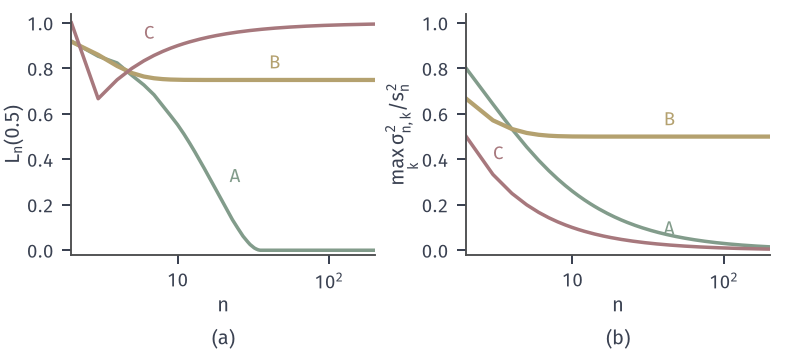

The Python source for this figure:
from pathlib import Path
import sys
HERE = Path(__file__).resolve().parent
sys.path.insert(0, str(HERE.parent/'clt-common'))
from clt_fig import *
from lindeberg import lindeberg_ratio, max_share
# (a) Lindeberg ratio L_n(0.5) and (b) largest normalized variance max_k sigma_{n,k}^2/s_n^2
# against n = 2..200 for arrays A (green), B (yellow), C (red); exact formulas in lindeberg.py.
ns = np.arange(2, 201)
fig, (a, b) = figure(width_mm=112, height_mm=50, ncols=2)
panel(fig, left=.09, right=.97, bottom=.28, wspace=.3)
facts = {}
for kind, c, lw in (('A', GREEN, 1.4), ('B', YELLOW, 1.7), ('C', RED, 1.4)):
    L = [lindeberg_ratio(kind, n, .5) for n in ns]; M = [max_share(kind, n) for n in ns]
    a.plot(ns, L, color=c, lw=lw); b.plot(ns, M, color=c, lw=lw)
    facts[kind] = {'L_20': L[18], 'L_200': L[-1], 'max_200': M[-1]}
for ax in (a, b):
    ax.set_xscale('log'); logticks(ax, [0, 1, 2], 'x'); ax.set_xlim(2, 200); ax.set_ylim(-.02, 1.04)
lab(a, 6, .93, 'C', RED); lab(a, 40, .8, 'B', YELLOW); lab(a, 22, .3, 'A', GREEN)
lab(b, 3, .4, 'C', RED); lab(b, 40, .55, 'B', YELLOW); lab(b, 40, .07, 'A', GREEN)
axlab(a, '$n$', r'$L_n(0.5)$'); axlab(b, '$n$', r'$\max_k\sigma_{n,k}^2/s_n^2$')
tags(fig, (a, b))
save(fig, HERE, 'figure', facts)
